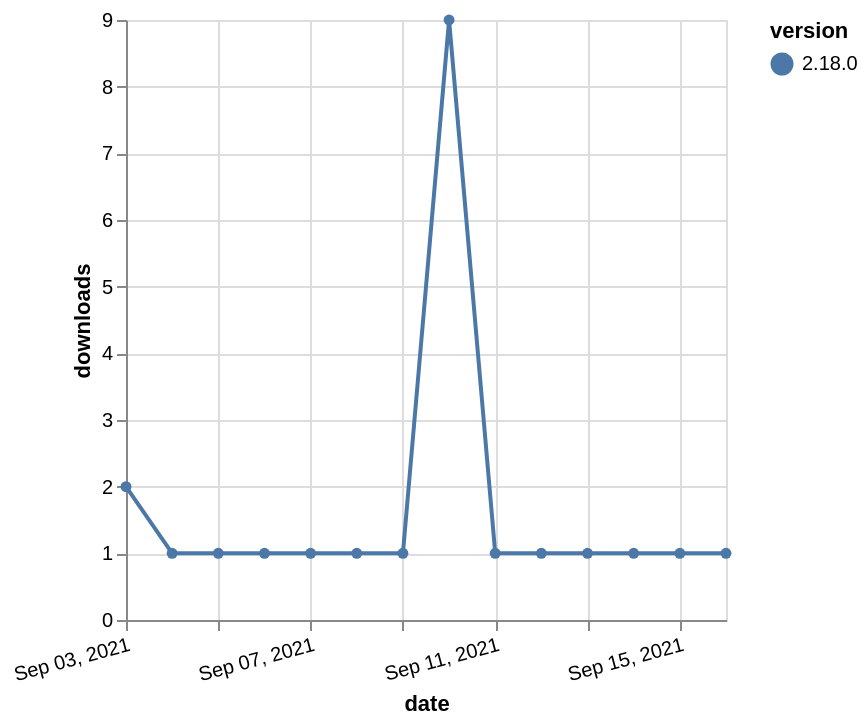

Write a Vega-Lite specification for this figure.
### Vega-Lite specification from a JSON file in a GitHub repository (floating-point values rounded to 4 significant figures)
{"$schema": "https://vega.github.io/schema/vega-lite/v5.json", "description": "A simple bar chart with embedded data.", "data": {"values": [{"date": "2021-09-03", "total": 622, "delta": 2, "version": "2.18.0"}, {"date": "2021-09-04", "total": 623, "delta": 1, "version": "2.18.0"}, {"date": "2021-09-05", "total": 624, "delta": 1, "version": "2.18.0"}, {"date": "2021-09-06", "total": 625, "delta": 1, "version": "2.18.0"}, {"date": "2021-09-07", "total": 626, "delta": 1, "version": "2.18.0"}, {"date": "2021-09-08", "total": 627, "delta": 1, "version": "2.18.0"}, {"date": "2021-09-09", "total": 628, "delta": 1, "version": "2.18.0"}, {"date": "2021-09-10", "total": 637, "delta": 9, "version": "2.18.0"}, {"date": "2021-09-11", "total": 638, "delta": 1, "version": "2.18.0"}, {"date": "2021-09-12", "total": 639, "delta": 1, "version": "2.18.0"}, {"date": "2021-09-13", "total": 640, "delta": 1, "version": "2.18.0"}, {"date": "2021-09-14", "total": 641, "delta": 1, "version": "2.18.0"}, {"date": "2021-09-15", "total": 642, "delta": 1, "version": "2.18.0"}, {"date": "2021-09-16", "total": 643, "delta": 1, "version": "2.18.0"}]}, "width": "container", "mark": {"type": "line", "point": {"filled": true}}, "encoding": {"x": {"field": "date", "type": "temporal", "timeUnit": "yearmonthdate", "title": "date", "axis": {"labelAngle": -15}}, "y": {"field": "delta", "type": "quantitative", "title": "downloads"}, "color": {"field": "version", "type": "nominal"}, "tooltip": {"field": "delta"}}}
